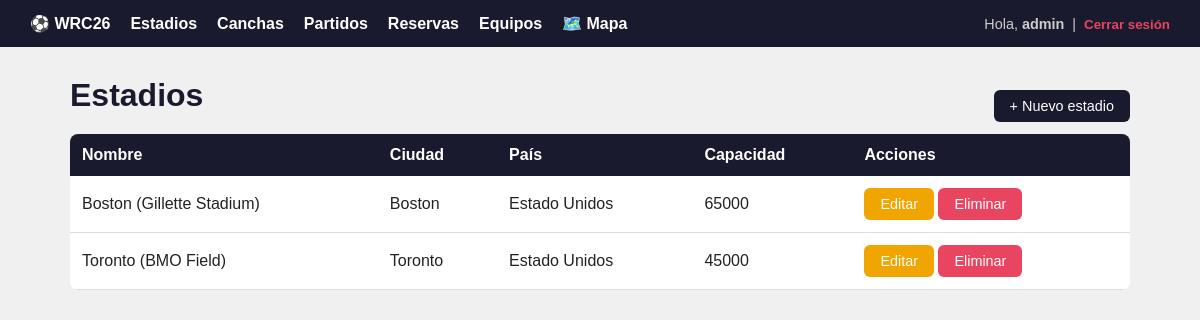
The page /estadios/ (signed in) on the database as committed earlier.
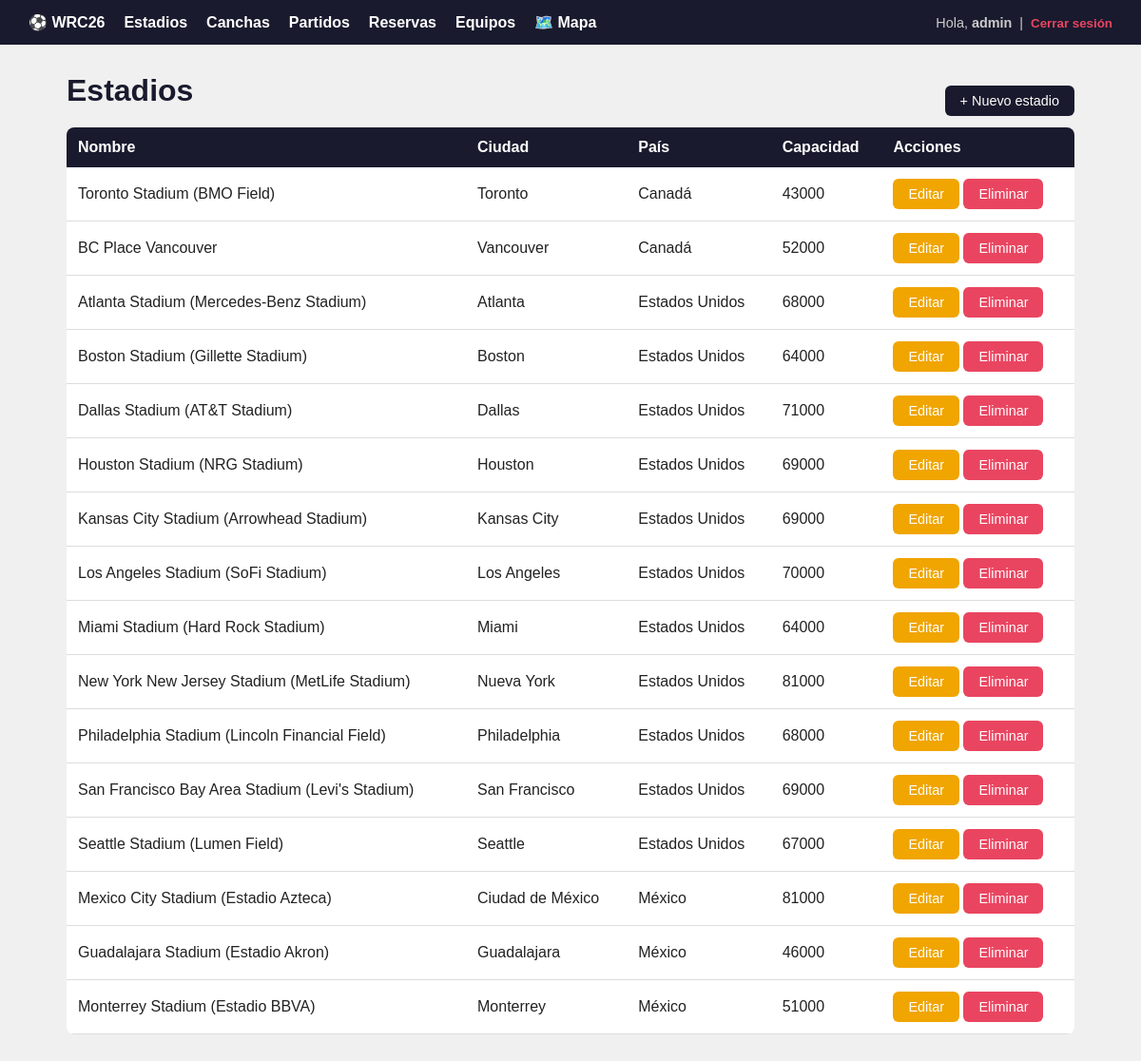
The same page on the database as committed later.
### Api/models.py (models this page shows, shortened)
class Estadio(models.Model):
    nombre = models.CharField(max_length=100)
    ciudad = models.CharField(max_length=100)
    pais = models.CharField(max_length=100)
    capacidad = models.PositiveIntegerField()
    imagen = models.ImageField(upload_to='estadios/', blank=True, null=True)
    latitud = models.DecimalField(max_digits=9, decimal_places=6, null=True, blank=True)
    longitud = models.DecimalField(max_digits=9, decimal_places=6, null=True, blank=True)
    class Meta:
        verbose_name_plural = "Estadios"
        ordering = ['pais', 'ciudad']

### Api/views.py (the view)
# urls.py: path('estadios/', views.lista_estadios, name='lista_estadios'),
@login_required
def lista_estadios(request):
    estadios = Estadio.objects.all()
    return render(request, 'canchas/lista_estadios.html', {'estadios': estadios})

### Api/Templates/canchas/lista_estadios.html
{% extends 'canchas/base.html' %}
{% block content %}
<div style="display:flex; justify-content:space-between; align-items:center;">
  <h1>Estadios</h1>
  <a href="{% url 'crear_estadio' %}" class="btn btn-primary">+ Nuevo estadio</a>
</div>
<table>
  <thead>
    <tr>
      <th>Nombre</th>
      <th>Ciudad</th>
      <th>País</th>
      <th>Capacidad</th>
      <th>Acciones</th>
    </tr>
  </thead>
  <tbody>
    {% for e in estadios %}
    <tr>
      <td>{{ e.nombre }}</td>
      <td>{{ e.ciudad }}</td>
      <td>{{ e.pais }}</td>
      <td>{{ e.capacidad }}</td>
      <td>
        <a href="{% url 'editar_estadio' e.pk %}" class="btn btn-warning">Editar</a>
        <a href="{% url 'eliminar_estadio' e.pk %}" class="btn btn-danger">Eliminar</a>
      </td>
    </tr>
    {% empty %}
    <tr><td colspan="5">No hay estadios registrados.</td></tr>
    {% endfor %}
  </tbody>
</table>
{% endblock %}

### Api/Templates/canchas/base.html (shortened to what this page needs)
<!DOCTYPE html>
<html lang="es">
<head>
</head>
<body>
<nav>
  <a href="{% url 'inicio' %}">⚽ WRC26</a>
  <a href="{% url 'lista_estadios' %}">Estadios</a>
  <a href="{% url 'lista_canchas' %}">Canchas</a>
  <a href="{% url 'lista_partidos' %}">Partidos</a>
  <a href="{% url 'lista_reservas' %}">Reservas</a>
  <a href="{% url 'lista_equipos' %}">Equipos</a>
  <a href="{% url 'mapa_estadios' %}">🗺️ Mapa</a>
  <div class="usuario">
    {% if user.is_authenticated %}
      Hola, <strong>{{ user.username }}</strong> &nbsp;|&nbsp;
      <form method="post" action="{% url 'logout' %}" style="display:inline;">
  <button type="submit" style="background:none; border:none; color:#e94560; cursor:pointer; font-weight:bold;">
    Cerrar sesión
  </button>
</form>
    {% else %}
      <a href="{% url 'login' %}">Iniciar sesión</a>
    {% endif %}
  </div>
</nav>
<div class="container">
  {% block content %}{% endblock %}
</div>
</body>
</html>

### Api/Templates/canchas/base.html (style rules this page uses)
* { box-sizing: border-box; margin: 0; padding: 0; }
body { font-family: Arial, sans-serif; background: #f0f0f0; color: #222; }
nav { background: #1a1a2e; padding: 14px 30px; display: flex; align-items: center; gap: 20px; }
nav a { color: #fff; text-decoration: none; font-weight: bold; }
nav .usuario { margin-left: auto; color: #ccc; font-size: 0.9em; }
.container { max-width: 1100px; margin: 30px auto; padding: 0 20px; }
h1, h2 { margin-bottom: 20px; color: #1a1a2e; }
table { width: 100%; border-collapse: collapse; background: #fff; border-radius: 8px; overflow: hidden; }
th { background: #1a1a2e; color: #fff; padding: 12px; text-align: left; }
td { padding: 12px; border-bottom: 1px solid #ddd; }
.btn { display: inline-block; padding: 8px 16px; border-radius: 6px; text-decoration: none; font-size: 0.9em; border: none; cursor: pointer; }
.btn-primary { background: #1a1a2e; color: #fff; }
.btn-warning { background: #f0a500; color: #fff; }
.btn-danger { background: #e94560; color: #fff; }

Rows that differ between the two databases and show on the page:
removed Estadio: nombre "Toronto (BMO Field)", ciudad "Toronto", pais "Estado Unidos", capacidad "45000"
changed Estadio: nombre "Boston (Gillette Stadium)" → "Toronto Stadium (BMO Field)"; ciudad "Boston" → "Toronto"; pais "Estado Unidos" → "Canadá"; capacidad "65000" → "43000"
added Estadio: nombre "BC Place Vancouver", ciudad "Vancouver", pais "Canadá", capacidad "52000"
added Estadio: nombre "Atlanta Stadium (Mercedes-Benz Stadium)", ciudad "Atlanta", pais "Estados Unidos", capacidad "68000"
added Estadio: nombre "Boston Stadium (Gillette Stadium)", ciudad "Boston", pais "Estados Unidos", capacidad "64000"
added Estadio: nombre "Dallas Stadium (AT&T Stadium)", ciudad "Dallas", pais "Estados Unidos", capacidad "71000"
added Estadio: nombre "Houston Stadium (NRG Stadium)", ciudad "Houston", pais "Estados Unidos", capacidad "69000"
added Estadio: nombre "Kansas City Stadium (Arrowhead Stadium)", ciudad "Kansas City", pais "Estados Unidos", capacidad "69000"
added Estadio: nombre "Los Angeles Stadium (SoFi Stadium)", ciudad "Los Angeles", pais "Estados Unidos", capacidad "70000"
added Estadio: nombre "Miami Stadium (Hard Rock Stadium)", ciudad "Miami", pais "Estados Unidos", capacidad "64000"
added Estadio: nombre "New York New Jersey Stadium (MetLife Stadium)", ciudad "Nueva York", pais "Estados Unidos", capacidad "81000"
added Estadio: nombre "Philadelphia Stadium (Lincoln Financial Field)", ciudad "Philadelphia", pais "Estados Unidos", capacidad "68000"
added Estadio: nombre "San Francisco Bay Area Stadium (Levi's Stadium)", ciudad "San Francisco", pais "Estados Unidos", capacidad "69000"
added Estadio: nombre "Seattle Stadium (Lumen Field)", ciudad "Seattle", pais "Estados Unidos", capacidad "67000"
added Estadio: nombre "Mexico City Stadium (Estadio Azteca)", ciudad "Ciudad de México", pais "México", capacidad "81000"
added Estadio: nombre "Guadalajara Stadium (Estadio Akron)", ciudad "Guadalajara", pais "México", capacidad "46000"
added Estadio: nombre "Monterrey Stadium (Estadio BBVA)", ciudad "Monterrey", pais "México", capacidad "51000"
